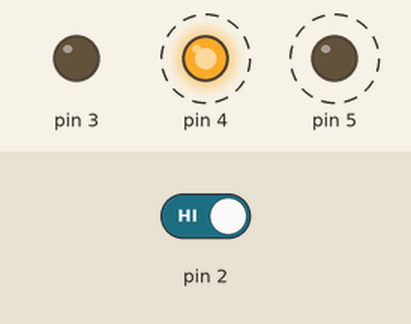
Recording of a sketch running on a simulated Arduino Uno, built with avr-gcc and run on an emulated ATmega328P. Parts: output pins drawn as LEDs (lit = HIGH). Dashed ring = blinking. The inputs (shaded band) are chosen by the test bench; at power-on: pin 2 HIGH.

Above: at 1.8 s.
1.9 s: pin 2 driven LOW
At 2.9 s:
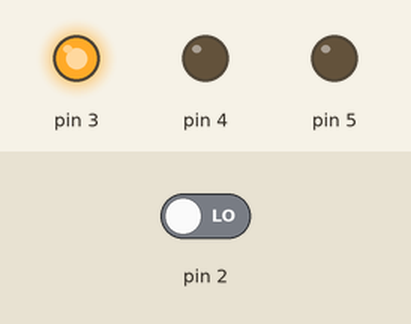
3.5 s: pin 2 driven HIGH
At 3.62 s:
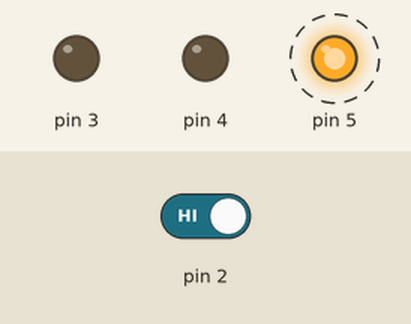
Timing chart, 0 to 12.5 s (numbered marks = the images above; inputs shaded):
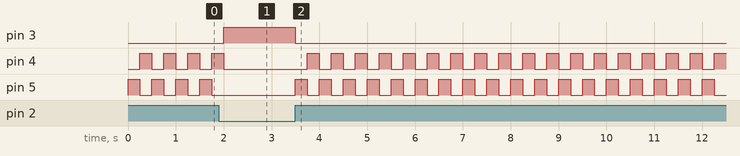

The sketch:

spaceship-interface.ino
```cpp
void setup() {
  pinMode(3, OUTPUT);
  pinMode(4, OUTPUT);
  pinMode(5, OUTPUT);
  pinMode(2, INPUT);
}

void loop() {
  int switchState = digitalRead(2);
  if (switchState == LOW) {
    greenLedOnlyOn();
  } else {
    redLedsOnlyOn();
  }
}

void greenLedOnlyOn() {
  digitalWrite(3, HIGH);
  digitalWrite(4, LOW);
  digitalWrite(5, LOW);
}

void redLedsOnlyOn() {
  digitalWrite(3, LOW);
  digitalWrite(4, LOW);
  digitalWrite(5, HIGH);
  delay(250);
  digitalWrite(4, HIGH);
  digitalWrite(5, LOW);
  delay(250);
}
```

Measured:
- after the input at 1.9 s, pin 3: LOW → HIGH after 0.10 s; pin 4: goes on until 2.0 s, then stays LOW; pin 5: stops changing and stays LOW
- after the input at 3.5 s, pin 3: HIGH → LOW at once; pin 4: alternates HIGH for 0.25 s and LOW for 0.25 s, starting after 0.25 s; pin 5: alternates HIGH for 0.25 s and LOW for 0.25 s, starting at once
- by itself, pin 4, pin 5: alternates HIGH for 0.25 s and LOW for 0.25 s
